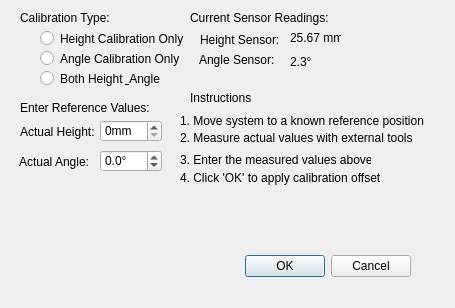
<?xml version="1.0" encoding="UTF-8"?>
<ui version="4.0">
 <class>Dialog</class>
 <widget class="QDialog" name="Dialog">
  <property name="geometry">
   <rect>
    <x>0</x>
    <y>0</y>
    <width>455</width>
    <height>308</height>
   </rect>
  </property>
  <property name="windowTitle">
   <string>Dialog</string>
  </property>
  <widget class="QDialogButtonBox" name="buttonBox">
   <property name="geometry">
    <rect>
     <x>70</x>
     <y>250</y>
     <width>341</width>
     <height>32</height>
    </rect>
   </property>
   <property name="orientation">
    <enum>Qt::Orientation::Horizontal</enum>
   </property>
   <property name="standardButtons">
    <set>QDialogButtonBox::StandardButton::Cancel|QDialogButtonBox::StandardButton::Ok</set>
   </property>
  </widget>
  <widget class="QLabel" name="label">
   <property name="geometry">
    <rect>
     <x>20</x>
     <y>10</y>
     <width>121</width>
     <height>16</height>
    </rect>
   </property>
   <property name="text">
    <string>Calibration Type:</string>
   </property>
  </widget>
  <widget class="QLabel" name="label_2">
   <property name="geometry">
    <rect>
     <x>200</x>
     <y>30</y>
     <width>81</width>
     <height>20</height>
    </rect>
   </property>
   <property name="text">
    <string>Height Sensor:</string>
   </property>
  </widget>
  <widget class="QLabel" name="label_3">
   <property name="geometry">
    <rect>
     <x>190</x>
     <y>10</y>
     <width>151</width>
     <height>16</height>
    </rect>
   </property>
   <property name="text">
    <string>Current Sensor Readings:</string>
   </property>
  </widget>
  <widget class="QRadioButton" name="radioButton">
   <property name="geometry">
    <rect>
     <x>40</x>
     <y>30</y>
     <width>151</width>
     <height>17</height>
    </rect>
   </property>
   <property name="text">
    <string>Height Calibration Only</string>
   </property>
  </widget>
  <widget class="QRadioButton" name="radioButton_2">
   <property name="geometry">
    <rect>
     <x>40</x>
     <y>50</y>
     <width>141</width>
     <height>17</height>
    </rect>
   </property>
   <property name="text">
    <string>Angle Calibration Only</string>
   </property>
  </widget>
  <widget class="QRadioButton" name="radioButton_3">
   <property name="geometry">
    <rect>
     <x>40</x>
     <y>70</y>
     <width>131</width>
     <height>17</height>
    </rect>
   </property>
   <property name="text">
    <string>Both Height &amp; Angle</string>
   </property>
  </widget>
  <widget class="QLabel" name="label_4">
   <property name="geometry">
    <rect>
     <x>290</x>
     <y>30</y>
     <width>51</width>
     <height>16</height>
    </rect>
   </property>
   <property name="text">
    <string>25.67 mm</string>
   </property>
  </widget>
  <widget class="QLabel" name="label_5">
   <property name="geometry">
    <rect>
     <x>199</x>
     <y>50</y>
     <width>81</width>
     <height>20</height>
    </rect>
   </property>
   <property name="text">
    <string>Angle Sensor:</string>
   </property>
  </widget>
  <widget class="QLabel" name="label_6">
   <property name="geometry">
    <rect>
     <x>290</x>
     <y>52</y>
     <width>40</width>
     <height>20</height>
    </rect>
   </property>
   <property name="text">
    <string>2.3°</string>
   </property>
  </widget>
  <widget class="QLabel" name="label_7">
   <property name="geometry">
    <rect>
     <x>20</x>
     <y>100</y>
     <width>131</width>
     <height>16</height>
    </rect>
   </property>
   <property name="text">
    <string>Enter Reference Values:</string>
   </property>
  </widget>
  <widget class="QLabel" name="label_8">
   <property name="geometry">
    <rect>
     <x>19</x>
     <y>152</y>
     <width>81</width>
     <height>20</height>
    </rect>
   </property>
   <property name="text">
    <string>Actual Angle:</string>
   </property>
  </widget>
  <widget class="QLabel" name="label_9">
   <property name="geometry">
    <rect>
     <x>20</x>
     <y>122</y>
     <width>81</width>
     <height>20</height>
    </rect>
   </property>
   <property name="text">
    <string>Actual Height:</string>
   </property>
  </widget>
  <widget class="QDoubleSpinBox" name="doubleSpinBox">
   <property name="geometry">
    <rect>
     <x>100</x>
     <y>120</y>
     <width>62</width>
     <height>22</height>
    </rect>
   </property>
   <property name="suffix">
    <string>mm</string>
   </property>
   <property name="decimals">
    <number>0</number>
   </property>
   <property name="maximum">
    <double>150.000000000000000</double>
   </property>
   <property name="singleStep">
    <double>1.000000000000000</double>
   </property>
  </widget>
  <widget class="QDoubleSpinBox" name="doubleSpinBox_2">
   <property name="geometry">
    <rect>
     <x>100</x>
     <y>150</y>
     <width>62</width>
     <height>22</height>
    </rect>
   </property>
   <property name="suffix">
    <string>°</string>
   </property>
   <property name="decimals">
    <number>1</number>
   </property>
   <property name="minimum">
    <double>-90.000000000000000</double>
   </property>
   <property name="maximum">
    <double>90.000000000000000</double>
   </property>
   <property name="singleStep">
    <double>0.500000000000000</double>
   </property>
  </widget>
  <widget class="QLabel" name="label_10">
   <property name="geometry">
    <rect>
     <x>190</x>
     <y>90</y>
     <width>61</width>
     <height>16</height>
    </rect>
   </property>
   <property name="text">
    <string>Instructions:</string>
   </property>
  </widget>
  <widget class="QLabel" name="label_11">
   <property name="geometry">
    <rect>
     <x>180</x>
     <y>110</y>
     <width>261</width>
     <height>21</height>
    </rect>
   </property>
   <property name="text">
    <string>1. Move system to a known reference position</string>
   </property>
  </widget>
  <widget class="QLabel" name="label_12">
   <property name="geometry">
    <rect>
     <x>180</x>
     <y>130</y>
     <width>251</width>
     <height>16</height>
    </rect>
   </property>
   <property name="text">
    <string>2. Measure actual values with external tools</string>
   </property>
  </widget>
  <widget class="QLabel" name="label_13">
   <property name="geometry">
    <rect>
     <x>180</x>
     <y>150</y>
     <width>191</width>
     <height>20</height>
    </rect>
   </property>
   <property name="text">
    <string>3. Enter the measured values above</string>
   </property>
  </widget>
  <widget class="QLabel" name="label_14">
   <property name="geometry">
    <rect>
     <x>180</x>
     <y>170</y>
     <width>221</width>
     <height>16</height>
    </rect>
   </property>
   <property name="text">
    <string>4. Click 'OK' to apply calibration offset</string>
   </property>
  </widget>
 </widget>
 <resources/>
 <connections>
  <connection>
   <sender>buttonBox</sender>
   <signal>accepted()</signal>
   <receiver>Dialog</receiver>
   <slot>accept()</slot>
   <hints>
    <hint type="sourcelabel">
     <x>248</x>
     <y>254</y>
    </hint>
    <hint type="destinationlabel">
     <x>157</x>
     <y>274</y>
    </hint>
   </hints>
  </connection>
  <connection>
   <sender>buttonBox</sender>
   <signal>rejected()</signal>
   <receiver>Dialog</receiver>
   <slot>reject()</slot>
   <hints>
    <hint type="sourcelabel">
     <x>316</x>
     <y>260</y>
    </hint>
    <hint type="destinationlabel">
     <x>286</x>
     <y>274</y>
    </hint>
   </hints>
  </connection>
 </connections>
</ui>
